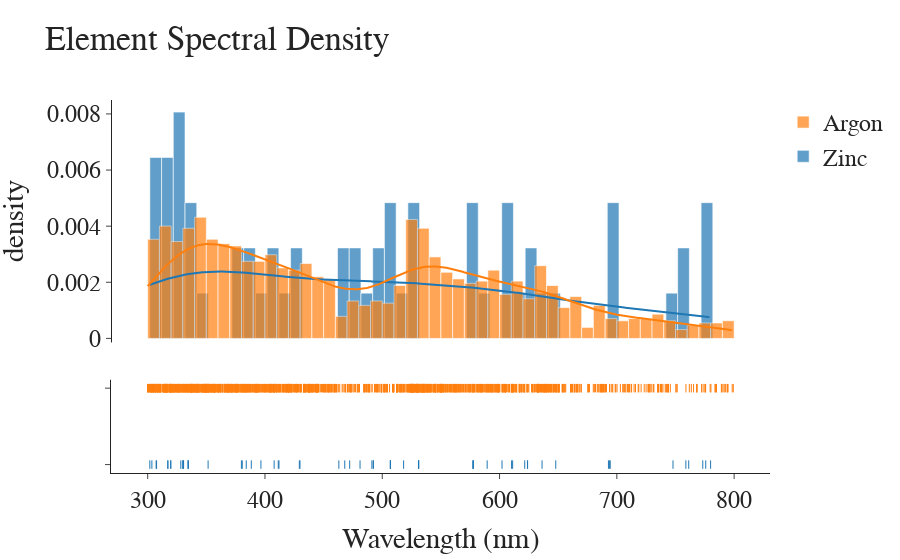

This figure's notebook cell:
### Code cell
import spectraldb.spectraldensity as sd
reload(sd)
import spectraldb.spectraldensity as sd

sd.visible_spectral_density(["Zinc", "Argon"], bin_size=10)

### Figure 1 — Plotly figure (JSON) as saved in the notebook; plotly's stock layout.template omitted (floating-point values rounded to 4 significant figures; data arrays with more than 128 entries replaced by an {"elided": "..."} marker saying what was removed)
{"data": [{"autobinx": false, "histnorm": "probability density", "legendgroup": "Zinc", "marker": {"color": "rgb(31, 119, 180)"}, "name": "Zinc", "opacity": 0.7, "type": "histogram", "x": [301.8, 303.6, 307.2, 307.6, 317.1, 317.2, 319.6, 319.7, 328.2, 329.9, 330.3, 330.3, 330.6, 334.5, 334.6, 334.6, 351.5, 379.9, 380.6, 384.0, 388.3, 396.5, 407.8, 411.3, 411.9, 429.3, 429.8, 463.0, 468.0, 472.2, 481.1, 491.2, 492.4, 492.4, 506.9, 506.9, 507.0, 518.2, 530.9, 531.0, 531.1, 577.2, 577.5, 577.7, 589.4, 602.1, 610.2, 611.2, 621.5, 623.8, 623.9, 636.2, 647.9, 692.8, 693.8, 694.3, 747.9, 758.8, 761.3, 773.2, 775.8, 779.9], "xaxis": "x", "xbins": {"end": 779.9, "size": 10, "start": 301.8}, "yaxis": "y"}, {"autobinx": false, "histnorm": "probability density", "legendgroup": "Argon", "marker": {"color": "rgb(255, 127, 14)"}, "name": "Argon", "opacity": 0.7, "type": "histogram", "x": {"elided": "1274 float values"}, "xaxis": "x", "xbins": {"end": 799.3, "size": 10, "start": 300.0}, "yaxis": "y"}, {"legendgroup": "Zinc", "marker": {"color": "rgb(31, 119, 180)"}, "mode": "lines", "name": "Zinc", "showlegend": false, "type": "scatter", "x": {"elided": "500 float values"}, "xaxis": "x", "y": {"elided": "500 float values"}, "yaxis": "y"}, {"legendgroup": "Argon", "marker": {"color": "rgb(255, 127, 14)"}, "mode": "lines", "name": "Argon", "showlegend": false, "type": "scatter", "x": {"elided": "500 float values"}, "xaxis": "x", "y": {"elided": "500 float values"}, "yaxis": "y"}, {"legendgroup": "Zinc", "marker": {"color": "rgb(31, 119, 180)", "symbol": "line-ns-open"}, "mode": "markers", "name": "Zinc", "showlegend": false, "type": "scatter", "x": [301.8, 303.6, 307.2, 307.6, 317.1, 317.2, 319.6, 319.7, 328.2, 329.9, 330.3, 330.3, 330.6, 334.5, 334.6, 334.6, 351.5, 379.9, 380.6, 384.0, 388.3, 396.5, 407.8, 411.3, 411.9, 429.3, 429.8, 463.0, 468.0, 472.2, 481.1, 491.2, 492.4, 492.4, 506.9, 506.9, 507.0, 518.2, 530.9, 531.0, 531.1, 577.2, 577.5, 577.7, 589.4, 602.1, 610.2, 611.2, 621.5, 623.8, 623.9, 636.2, 647.9, 692.8, 693.8, 694.3, 747.9, 758.8, 761.3, 773.2, 775.8, 779.9], "xaxis": "x", "y": ["Zinc", "Zinc", "Zinc", "Zinc", "Zinc", "Zinc", "Zinc", "Zinc", "Zinc", "Zinc", "Zinc", "Zinc", "Zinc", "Zinc", "Zinc", "Zinc", "Zinc", "Zinc", "Zinc", "Zinc", "Zinc", "Zinc", "Zinc", "Zinc", "Zinc", "Zinc", "Zinc", "Zinc", "Zinc", "Zinc", "Zinc", "Zinc", "Zinc", "Zinc", "Zinc", "Zinc", "Zinc", "Zinc", "Zinc", "Zinc", "Zinc", "Zinc", "Zinc", "Zinc", "Zinc", "Zinc", "Zinc", "Zinc", "Zinc", "Zinc", "Zinc", "Zinc", "Zinc", "Zinc", "Zinc", "Zinc", "Zinc", "Zinc", "Zinc", "Zinc", "Zinc", "Zinc"], "yaxis": "y2"}, {"legendgroup": "Argon", "marker": {"color": "rgb(255, 127, 14)", "symbol": "line-ns-open"}, "mode": "markers", "name": "Argon", "showlegend": false, "type": "scatter", "x": {"elided": "1274 float values"}, "xaxis": "x", "y": {"elided": "1274 str values"}, "yaxis": "y2"}], "layout": {"barmode": "overlay", "font": {"family": "Times New Roman", "size": 24}, "hovermode": "closest", "legend": {"traceorder": "reversed"}, "title": {"text": "Element Spectral Density"}, "xaxis": {"anchor": "y2", "automargin": true, "domain": [0, 1], "title": {"text": "Wavelength (nm)"}, "zeroline": false}, "yaxis": {"anchor": "free", "automargin": true, "domain": [0.35, 1], "position": 0, "title": {"text": "density"}}, "yaxis2": {"anchor": "x", "domain": [0, 0.25], "dtick": 1, "showticklabels": false}}}
